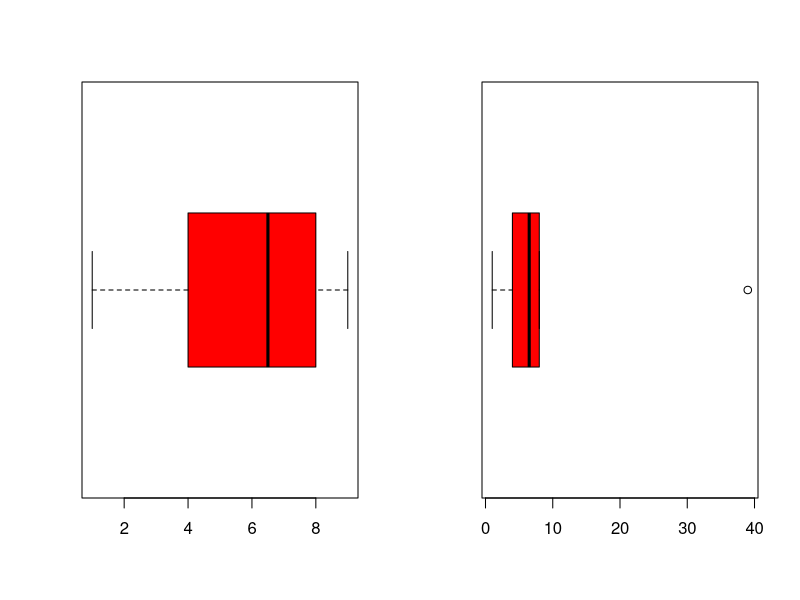

Write R code to recreate this figure.
## ---- chunk 1
x = c(1, 4, 6, 7, 8, 9)
y = c(1, 4, 6, 7, 8, 39)

layout(matrix(1:2, 1, 2))
boxplot(x, horizontal=T, col='red')
boxplot(y, horizontal=T, col='red')
## ---- chunk 2
rbind(rx = rank(x), ry = rank(y))
## ---- chunk 3
x = c(1, 4, 6, 7, 8, 8, 4, 7, 9)

rbind(x, ordered = sort(x), non.tied.rank = 1:length(x), ranked = rank(sort(x)))
